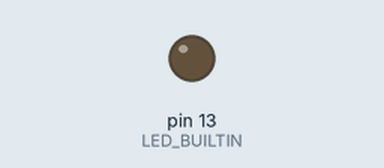
A sketch run on a simulated Arduino Uno, built with avr-gcc and run on an emulated ATmega328P. Shown: output pins drawn as LEDs (lit = HIGH).

Above: at 3.74 s.
At 6.6 s:
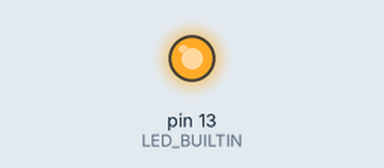
Timing chart, 0 to 12.0 s (numbered marks = the images above):
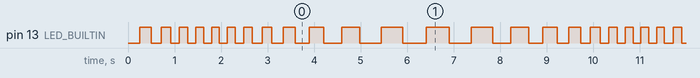

The sketch:

Practica9.ino
```cpp
#include <Arduino.h>

#define AMPLITUDE               1.
#define MIN_FREQ                1.
#define sine_wave(f, t)         ( AMPLITUDE * sin(2 * PI * f * t) )

double clockTick = 0.f;

void setup() {
    Serial.begin(9600);
    pinMode(LED_BUILTIN, OUTPUT);
}

void loop() {
    double s = sine_wave(MIN_FREQ, clockTick);
    double f = MIN_FREQ + MIN_FREQ * (s / AMPLITUDE) + MIN_FREQ;

    double t = 1/f;

    delay(t/2 * 1000);
    digitalWrite(LED_BUILTIN, HIGH);
    delay(t/2 * 1000);
    digitalWrite(LED_BUILTIN, LOW);

    clockTick = clockTick + 1.f/16.f;
    if (clockTick >= 1000.f) clockTick = 0.f;
}
```

Measured:
- by itself, pin 13 (LED_BUILTIN): moves between LOW and HIGH, repeating every 9.2 s
- by itself, everything shown: repeats every 9.2 s, in 32 steps
